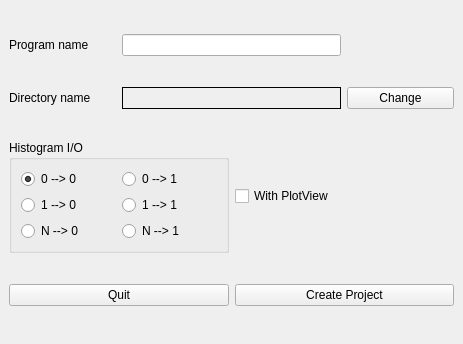
<ui version="4.0" >
 <class>QatProjectForm</class>
 <widget class="QWidget" name="QatProjectForm" >
  <property name="geometry" >
   <rect>
    <x>0</x>
    <y>0</y>
    <width>463</width>
    <height>344</height>
   </rect>
  </property>
  <property name="windowTitle" >
   <string>qat-project</string>
  </property>
  <layout class="QGridLayout" >
   <property name="margin" >
    <number>9</number>
   </property>
   <property name="spacing" >
    <number>6</number>
   </property>
   <item row="2" column="2" colspan="2" >
    <widget class="QCheckBox" name="plotViewCheckBox" >
     <property name="text" >
      <string>With PlotView</string>
     </property>
    </widget>
   </item>
   <item row="2" column="0" colspan="2" >
    <widget class="QGroupBox" name="hioGroupBox" >
     <property name="title" >
      <string>Histogram I/O</string>
     </property>
     <layout class="QGridLayout" >
      <property name="margin" >
       <number>9</number>
      </property>
      <property name="spacing" >
       <number>6</number>
      </property>
      <item row="0" column="1" >
       <widget class="QRadioButton" name="zeroToOneRadioButton" >
        <property name="text" >
         <string>0 --> 1</string>
        </property>
       </widget>
      </item>
      <item row="1" column="1" >
       <widget class="QRadioButton" name="oneToOneRadioButton" >
        <property name="text" >
         <string>1 --> 1</string>
        </property>
       </widget>
      </item>
      <item row="2" column="1" >
       <widget class="QRadioButton" name="nToOneRadioButton" >
        <property name="text" >
         <string>N --> 1</string>
        </property>
       </widget>
      </item>
      <item row="1" column="0" >
       <widget class="QRadioButton" name="oneToZeroRadioButton" >
        <property name="text" >
         <string>1 --> 0</string>
        </property>
       </widget>
      </item>
      <item row="2" column="0" >
       <widget class="QRadioButton" name="nToZeroRadioButton" >
        <property name="text" >
         <string>N --> 0</string>
        </property>
       </widget>
      </item>
      <item row="0" column="0" >
       <widget class="QRadioButton" name="zeroToZeroRadioButton" >
        <property name="text" >
         <string>0 --> 0</string>
        </property>
        <property name="checked" >
         <bool>true</bool>
        </property>
       </widget>
      </item>
     </layout>
    </widget>
   </item>
   <item row="1" column="3" >
    <widget class="QPushButton" name="directoryNamePushButton" >
     <property name="text" >
      <string>Change</string>
     </property>
    </widget>
   </item>
   <item row="1" column="1" colspan="2" >
    <widget class="QLabel" name="directoryLabel" >
     <property name="frameShape" >
      <enum>QFrame::Box</enum>
     </property>
     <property name="text" >
      <string/>
     </property>
    </widget>
   </item>
   <item row="1" column="0" >
    <widget class="QLabel" name="directoryNameLabel" >
     <property name="text" >
      <string>Directory name</string>
     </property>
    </widget>
   </item>
   <item row="0" column="1" colspan="2" >
    <widget class="QLineEdit" name="programNameLineEdit" />
   </item>
   <item row="0" column="0" >
    <widget class="QLabel" name="programNameLabel" >
     <property name="text" >
      <string>Program name</string>
     </property>
    </widget>
   </item>
   <item row="3" column="0" colspan="2" >
    <widget class="QPushButton" name="quitButton" >
     <property name="text" >
      <string>Quit</string>
     </property>
     <property name="shortcut" >
      <string>Q</string>
     </property>
    </widget>
   </item>
   <item row="3" column="2" colspan="2" >
    <widget class="QPushButton" name="createProjectButton" >
     <property name="text" >
      <string>Create Project</string>
     </property>
    </widget>
   </item>
  </layout>
 </widget>
 <tabstops>
  <tabstop>programNameLineEdit</tabstop>
  <tabstop>directoryNamePushButton</tabstop>
  <tabstop>zeroToZeroRadioButton</tabstop>
  <tabstop>zeroToOneRadioButton</tabstop>
  <tabstop>oneToOneRadioButton</tabstop>
  <tabstop>nToOneRadioButton</tabstop>
  <tabstop>plotViewCheckBox</tabstop>
  <tabstop>quitButton</tabstop>
  <tabstop>createProjectButton</tabstop>
 </tabstops>
 <resources/>
 <connections/>
</ui>
